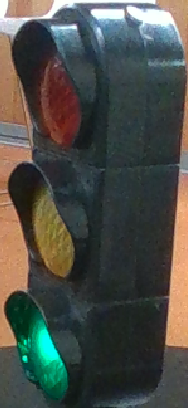
#> input picture lights/green_1.png, 188 x 408 px; its folder holds only this picture in this run
$ python color_ident.py
#> lines starting #> are read from the running program, lines starting #| are printed output that depends on the picture; after the words box and inside, x2 and y2 are one past the last pixel; in counts of white or black regions, pixels touching at a corner belong together; long printed decimals are rounded
#> further down, img is the input picture: shape (408, 188, 3); mean B, G, R 71.4, 77.7, 75.9
#> in lightColor_identify, `img_hsv = cv2.cvtColor(img,cv2.COLOR_BGR2HSV)`: img_hsv: shape (408, 188, 3); mean H, S, V 71.1, 76.2, 90.1
import cv2
import os
import numpy as np
import time
import sys
import glob

def getColor(img,img_hsv,color):


#> called with color = 'red'
    lower_red = np.array([170,80,80])
    upper_red = np.array([179,255,255])

    lower_green = np.array([40,80,80])
    upper_green = np.array([90,255,255])

    lower_yellow = np.array([25,80,80])
    upper_yellow = np.array([35,255,255])

    # Threshold the HSV image to get only rgb colors
    if color.__eq__("red"):
        mask = cv2.inRange(img_hsv, lower_red, upper_red) + cv2.inRange(img_hsv, np.array([0,80,80]), np.array([20,255,255]))
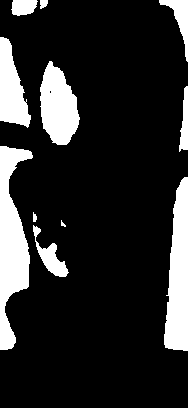
#> mask: shape (408, 188); 16.7% white; 11 white regions (1 under 20 px), largest, box (x1, y1, x2, y2) and area: (0, 146, 33, 350) 3723, (164, 177, 188, 351) 3023, (40, 61, 80, 145) 2294
    elif color.__eq__("green"):
        mask = cv2.inRange(img_hsv, lower_green, upper_green)
    elif color.__eq__("yellow"):
        mask = cv2.inRange(img_hsv, lower_yellow, upper_yellow)
    else:
        print("no such color, use red/green/yellow")
        return

    kernel = cv2.getStructuringElement(cv2.MORPH_ELLIPSE, (8,8))
    mask_1 = cv2.morphologyEx(mask, cv2.MORPH_OPEN, kernel)
#> mask_1: shape (408, 188); 16.1% white; 9 white regions

    # cv2.imshow("mask",mask_1)
    # cv2.waitKey(0)
    # Find contours of the colored areas
    contours, _ = cv2.findContours(mask, cv2.RETR_EXTERNAL, cv2.CHAIN_APPROX_SIMPLE)
#> contours = 11 contours, 2 with area under 20; largest, box (x1, y1, x2, y2) and area: (0, 146, 33, 350) 3492, (164, 177, 188, 351) 2836, (40, 61, 80, 145) 2200, (0, 37, 31, 128) 1604, (33, 225, 69, 277) 554
    # print(contours)
    largest = 100
    crop_contour = None
    for contour in contours:

        area = cv2.contourArea(contour)
        # print(area)
        if area > largest:
            largest = area
            # print(largest)
            crop_contour = contour
#> this loop made 11 passes
#> (area, largest) on passes 1, 4, 5: (554.5, 554.5), (2836, 2836), (3491.5, 3491.5)
#> area on passes 6 to 11: 305, 2200, 1604.5, 509, 43, 309
#> after the loop, crop_contour = contour of 123 points, box (x1, y1, x2, y2) (0, 146, 33, 350), area 3492; largest = 3491.5
    if largest > 100:
        height,width = cv2.split(crop_contour)
#> height = 123 values, max 32 at index 108, min 0 at index 0, mean 16.48; width = 123 values, max 349 at index 1, min 146 at index 0, mean 238
        crop_hmax = np.max(height)
#> crop_hmax = 32
        crop_hmin = np.min(height)
#> crop_hmin = 0
        crop_wmax = np.max(width)
#> crop_wmax = 349
        crop_wmin = np.min(width)
#> crop_wmin = 146


        # Bitwise-AND mask and original image
        res = cv2.bitwise_and(img_hsv,img_hsv, mask = mask_1)
#> res: shape (408, 188, 3); mean H, S, V 2.8, 20, 27.2
        crop_res = res[crop_wmin:crop_wmax,crop_hmin:crop_hmax]
#> crop_res: shape (203, 32, 3); mean H, S, V 7.1, 69.3, 106.3
        # crop_black = np.delete(crop_res,np.where(crop_res == [0,0,0]),axis=None)
        _,s,v = cv2.split(crop_res)

        # h = np.delete(h,np.where(v <= 20),None)
        # hue = np.mean(h)

        s = np.delete(s,np.where(v <= 80),None)
#> s = 6293 values, max 171 at index 2056, min 0 at index 242, mean 69.71
        v = np.delete(v,np.where(v <= 80),None)
#> v = 6293 values, max 211 at index 3445, min 0 at index 242, mean 106.6

        res = cv2.bitwise_and(img,img, mask = mask_1)
        crop_img = res[crop_wmin:crop_wmax,crop_hmin:crop_hmax]
        b,g,r = cv2.split(crop_img)
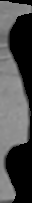
#> g: shape (203, 32); min 0, max 155, mean 76.2

        b = b.flatten()
#> b = 6496 values, max 128 at index 444, min 0 at index 0, mean 56.32
        g = g.flatten()
#> g = 6496 values, max 155 at index 2739, min 0 at index 0, mean 76.2
        r = r.flatten()
#> r = 6496 values, max 211 at index 3648, min 0 at index 0, mean 106.3

        if color=="red":
            r = np.delete(r,np.where(r <= 50),None)
#> r = 3771 values, max 211 at index 2244, min 51 at index 717, mean 183
            g = np.delete(g,np.where(r <= 50),None)
            b = np.delete(b,np.where(r <= 50),None)
        elif color=="green":
            r = np.delete(r,np.where(g <= 50),None)
            g = np.delete(g,np.where(g <= 50),None)
            b = np.delete(b,np.where(g <= 50),None)
        elif color=="yellow":
            r = np.delete(r,np.where(g <= 50) and np.where(r<=50),None)
            g = np.delete(g,np.where(g <= 50)and np.where(r<=50),None)
            b = np.delete(b,np.where(g <= 50)and np.where(r<=50),None)

        # print("ck1")
        b_mean = np.mean(b)
#> b_mean = 56.32
        g_mean = np.mean(g)
#> g_mean = 76.2
        r_mean = np.mean(r)
#> r_mean = 183

        sat_mean = np.mean(s)
#> sat_mean = 69.71
        val_mean = np.mean(v)
#> val_mean = 106.6


        # [13 lines of commented-out code are left out]
    else:
        b_mean = 0
        g_mean = 0
        r_mean = 0

        sat_mean = 0
        val_mean = 0
        # hue = 0


    return b_mean,g_mean,r_mean,sat_mean,val_mean,res
    # return hue, sat_mean,val_mean

def predict(strR,strG,strY):

    max = np.max([strR,strG*1.05,strY])
    print(max)
    if max == strR:
        return "red"
    elif max == strG*1.05:
        return "green"
    elif max == strY:
        return "green"
    else:
        return "undetermined"

def lightColor_identify(img):
    # t1 = time.time()
    img = cv2.GaussianBlur(img,(5,5),0)
    # img = img[int(w*0.2):int(w*0.8),int(h*0.2):int(h*0.8)]
    img_hsv = cv2.cvtColor(img,cv2.COLOR_BGR2HSV)

    b_red,g_red,r_red,sat_red,val_red,mask_r = getColor(img,img_hsv,"red")
#> b_red = 56.32; g_red = 76.2; r_red = 183; sat_red = 69.71; val_red = 106.6
    b_green,g_green,r_green,sat_green,val_green,mask_g = getColor(img,img_hsv,"green")
#> call 2 of getColor, with color = 'green'
#> in getColor (call 2), `mask = cv2.inRange(img_hsv, lower_green, upper_green)`: mask: shape (408, 188); 2.9% white; 3 white regions (1 under 20 px), largest, box (x1, y1, x2, y2) and area: (17, 309, 67, 393) 2210, (26, 370, 34, 379) 36
#> in getColor (call 2), `mask_1 = cv2.morphologyEx(mask, cv2.MORPH_OPEN, kernel)`: mask_1: shape (408, 188); 2.8% white; 1 white region
#> in getColor (call 2), `contours, _ = cv2.findContours(mask, cv2.RETR_EXTERNAL, cv2.CHAIN_APPR..`: contours = 3 contours, 1 with area under 20; largest, box (x1, y1, x2, y2) and area: (17, 309, 67, 393) 2098, (26, 370, 34, 379) 24
#> the loop in getColor (call 2), `for contour in contours: ` made 3 passes
#> (area, largest) on pass 2: (2098, 2098)
#> area on pass 1: 24
#> after the loop in getColor (call 2), `for contour in contours:`: crop_contour = contour of 131 points, box (x1, y1, x2, y2) (17, 309, 67, 393), area 2098; largest = 2098
#> in getColor (call 2), `height,width = cv2.split(crop_contour)`: height = 131 values, max 66 at index 85, min 17 at index 29, mean 41.05; width = 131 values, max 392 at index 81, min 309 at index 0, mean 350.2
#> in getColor (call 2), `crop_hmax = np.max(height)`: crop_hmax = 66
#> in getColor (call 2), `crop_hmin = np.min(height)`: crop_hmin = 17
#> in getColor (call 2), `crop_wmax = np.max(width)`: crop_wmax = 392
#> in getColor (call 2), `crop_wmin = np.min(width)`: crop_wmin = 309
#> in getColor (call 2), `res = cv2.bitwise_and(img_hsv,img_hsv, mask = mask_1)`: res: shape (408, 188, 3); mean H, S, V 2.3, 7.1, 4.3
#> in getColor (call 2), `crop_res = res[crop_wmin:crop_wmax,crop_hmin:crop_hmax]`: crop_res: shape (83, 49, 3); mean H, S, V 43.4, 131.3, 81.2
#> in getColor (call 2), `_,s,v = cv2.split(crop_res)`:
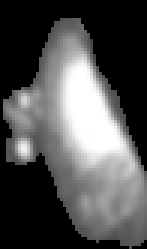
#> v: shape (83, 49) (shown 3 times larger); min 0, max 255, mean 81.2
#> in getColor (call 2), `s = np.delete(s,np.where(v <= 80),None)`: s = 3984 values, max 255 at index 231, min 0 at index 0, mean 134.1
#> in getColor (call 2), `v = np.delete(v,np.where(v <= 80),None)`: v = 3984 values, max 255 at index 1070, min 0 at index 0, mean 82.92
#> in getColor (call 2), `b,g,r = cv2.split(crop_img)`:
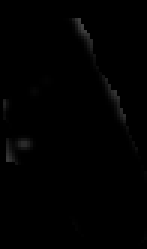
#> r: shape (83, 49) (shown 3 times larger); min 0, max 67, mean 1.1
#> in getColor (call 2), `b = b.flatten()`: b = 4067 values, max 249 at index 1498, min 0 at index 0, mean 62.76
#> in getColor (call 2), `g = g.flatten()`: g = 4067 values, max 255 at index 1153, min 0 at index 0, mean 81.23
#> in getColor (call 2), `r = r.flatten()`: r = 4067 values, max 67 at index 419, min 0 at index 0, mean 1.06
#> in getColor (call 2), `r = np.delete(r,np.where(g <= 50),None)`: r = 2139 values, max 67 at index 25, min 0 at index 0, mean 2.01
#> in getColor (call 2), `g = np.delete(g,np.where(g <= 50),None)`: g = 2139 values, max 255 at index 266, min 66 at index 175, mean 154.4
#> in getColor (call 2), `b_mean = np.mean(b)`: b_mean = 62.76
#> in getColor (call 2), `g_mean = np.mean(g)`: g_mean = 154.4
#> in getColor (call 2), `r_mean = np.mean(r)`: r_mean = 2.01
#> in getColor (call 2), `sat_mean = np.mean(s)`: sat_mean = 134.1
#> in getColor (call 2), `val_mean = np.mean(v)`: val_mean = 82.92
#> b_green = 62.76; g_green = 154.4; r_green = 2.01; sat_green = 134.1; val_green = 82.92
    b_yellow,g_yellow,r_yellow,sat_yellow,val_yellow,mask_y = getColor(img,img_hsv,"yellow")
#> call 3 of getColor, with color = 'yellow'
#> in getColor (call 3), `mask = cv2.inRange(img_hsv, lower_yellow, upper_yellow)`: mask: shape (408, 188); 0.54% white; 3 white regions (2 under 20 px), largest, box (x1, y1, x2, y2) and area: (35, 191, 58, 238) 415
#> in getColor (call 3), `mask_1 = cv2.morphologyEx(mask, cv2.MORPH_OPEN, kernel)`:
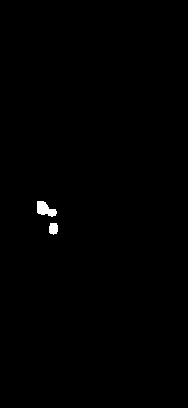
#> mask_1: shape (408, 188); 0.38% white; 2 white regions
#> in getColor (call 3), `contours, _ = cv2.findContours(mask, cv2.RETR_EXTERNAL, cv2.CHAIN_APPR..`: contours = 3 contours, 2 with area under 20; largest, box (x1, y1, x2, y2) and area: (35, 191, 58, 238) 348
#> the loop in getColor (call 3), `for contour in contours: ` made 3 passes
#> (area, largest) on pass 3: (348.5, 348.5)
#> after the loop in getColor (call 3), `for contour in contours:`: crop_contour = contour of 76 points, box (x1, y1, x2, y2) (35, 191, 58, 238), area 348; largest = 348.5
#> in getColor (call 3), `height,width = cv2.split(crop_contour)`: height = 76 values, max 57 at index 40, min 35 at index 14, mean 47.21; width = 76 values, max 237 at index 37, min 191 at index 0, mean 211.7
#> in getColor (call 3), `crop_hmax = np.max(height)`: crop_hmax = 57
#> in getColor (call 3), `crop_hmin = np.min(height)`: crop_hmin = 35
#> in getColor (call 3), `crop_wmax = np.max(width)`: crop_wmax = 237
#> in getColor (call 3), `crop_wmin = np.min(width)`: crop_wmin = 191
#> in getColor (call 3), `res = cv2.bitwise_and(img_hsv,img_hsv, mask = mask_1)`: res: shape (408, 188, 3); mean H, S, V 0.1, 0.5, 0.5
#> in getColor (call 3), `crop_res = res[crop_wmin:crop_wmax,crop_hmin:crop_hmax]`: crop_res: shape (46, 22, 3); mean H, S, V 7.2, 35.4, 35.1
#> in getColor (call 3), `s = np.delete(s,np.where(v <= 80),None)`: s = 966 values, max 163 at index 741, min 0 at index 0, mean 37.07
#> in getColor (call 3), `v = np.delete(v,np.where(v <= 80),None)`: v = 966 values, max 142 at index 497, min 0 at index 0, mean 36.76
#> in getColor (call 3), `b,g,r = cv2.split(crop_img)`:
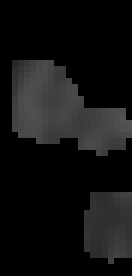
#> b: shape (46, 22) (shown 6 times larger); min 0, max 84, mean 17.7
#> in getColor (call 3), `b = b.flatten()`: b = 1012 values, max 84 at index 461, min 0 at index 0, mean 17.74
#> in getColor (call 3), `g = g.flatten()`: g = 1012 values, max 132 at index 943, min 0 at index 0, mean 32.59
#> in getColor (call 3), `r = r.flatten()`: r = 1012 values, max 142 at index 543, min 0 at index 0, mean 35.09
#> in getColor (call 3), `r = np.delete(r,np.where(g <= 50) and np.where(r<=50),None)`: r = 285 values, max 142 at index 192, min 84 at index 0, mean 124.6
#> in getColor (call 3), `b_mean = np.mean(b)`: b_mean = 17.74
#> in getColor (call 3), `g_mean = np.mean(g)`: g_mean = 32.59
#> in getColor (call 3), `r_mean = np.mean(r)`: r_mean = 124.6
#> in getColor (call 3), `sat_mean = np.mean(s)`: sat_mean = 37.07
#> in getColor (call 3), `val_mean = np.mean(v)`: val_mean = 36.76
#> b_yellow = 17.74; g_yellow = 32.59; r_yellow = 124.6; sat_yellow = 37.07; val_yellow = 36.76
    # hue_red,sat_red,val_red = getColor(img,img_hsv,"red")
    # hue_green,sat_green,val_green = getColor(img,img_hsv,"green")
    # hue_yellow,sat_yellow,val_yellow = getColor(img,img_hsv,"yellow")

    red = 0
    green = 0
    yellow = 0
    if sat_red>0:
        red = (r_red)*val_red/sat_red
#> red = 279.8
    if sat_green>0:
        green = (g_green+b_green)*val_green/sat_green
#> green = 134.3
    if sat_yellow>0:
        yellow = (r_yellow+g_yellow)/2*val_yellow/sat_yellow
#> yellow = 77.93

    print(red,green,yellow)
#| 279.813 134.324 77.926
    light_color = predict(red,green,yellow)
#> in predict, `max = np.max([strR,strG*1.05,strY])`: max = 279.8
#| 279.813
#> light_color = 'red'
    cv2.imshow("mask",mask_y+mask_g+mask_r)
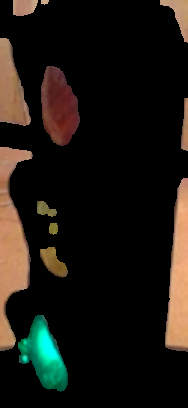
#> window 'mask': shape (408, 188, 3); mean B, G, R 17.8, 23.8, 27.7
    cv2.waitKey(0)

    # print("the color of the light is " + light_color)

    return light_color

if __name__ == "__main__":
    # t1 = time.time()
    match = 0
    red = 0
    green = 0
    list_imgs = glob.glob("lights/*.png")
    for imgpath in list_imgs:

        print(imgpath)
        img = cv2.imread(imgpath)
        # cv2.imshow("img",img)
    # img = cv2.resize(img,(128,64))
        light_color = lightColor_identify(img)
#> light_color = 'red'
        # color.append(light_color)
        # strength.append(sv)
        result = imgpath.split("/")[1].split("_")[0]

        if light_color=="red":
                red +=1
        if light_color=="green":
            green +=1
        if result == light_color:
            print("matched")
            match += 1
        else:
            print("not matched")
        # cv2.waitKey(0)
    print("accuracy:", match/len(list_imgs))
    # print(red,green)


    # print("time:", time.time()-t1)

$ run again, on lights/red_31.png
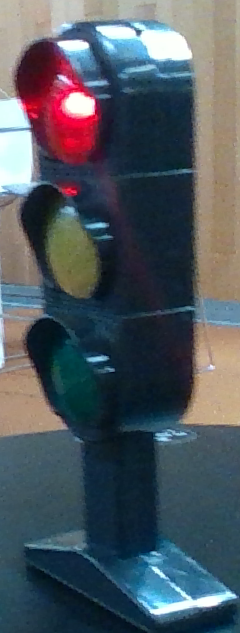
#> input picture lights/red_31.png, 240 x 633 px
#> img is the input picture: shape (633, 240, 3); mean B, G, R 95.4, 87.7, 78.7
#> img_hsv: shape (633, 240, 3); mean H, S, V 86.7, 118.9, 107.2
#> mask_1: shape (633, 240); 4.3% white; 8 white regions
#> contours = 24 contours, 11 with area under 20; largest, box (x1, y1, x2, y2) and area: (16, 56, 101, 163) 4448, (207, 206, 236, 269) 910, (197, 331, 240, 359) 682, (201, 269, 240, 297) 404, (0, 371, 34, 395) 281
#> the loop in getColor, `for contour in contours: ` made 24 passes
#> (area, largest) on passes 7, 9, 10, 12, 16, 24: (103.5, 103.5), (137.5, 137.5), (281, 281), (682, 682), (910.5, 910.5), (4447.5, 4447.5)
#> after the loop in getColor, `for contour in contours:`: crop_contour = contour of 177 points, box (x1, y1, x2, y2) (16, 56, 101, 163), area 4448; largest = 4447.5
#> height = 177 values, max 100 at index 109, min 16 at index 23, mean 61.36; width = 177 values, max 162 at index 79, min 56 at index 0, mean 110.1
#> crop_hmax = 100
#> crop_hmin = 16
#> crop_wmax = 162
#> crop_wmin = 56
#> crop_res: shape (106, 84, 3); mean H, S, V 82.2, 102, 81.7
#> in getColor, `s = np.delete(s,np.where(v <= 80),None)`: s = 8798 values, max 255 at index 5827, min 0 at index 0, mean 103.2
#> in getColor, `v = np.delete(v,np.where(v <= 80),None)`: v = 8798 values, max 254 at index 3059, min 0 at index 0, mean 82.69
#> in getColor, `b = b.flatten()`: b = 8904 values, max 214 at index 3168, min 0 at index 0, mean 27.26
#> in getColor, `g = g.flatten()`: g = 8904 values, max 209 at index 3169, min 0 at index 0, mean 12.3
#> in getColor, `r = r.flatten()`: r = 8904 values, max 254 at index 3165, min 0 at index 0, mean 81.71
#> in getColor, `r = np.delete(r,np.where(r <= 50),None)`: r = 4230 values, max 254 at index 928, min 67 at index 2726, mean 172
#> b_mean = 27.26
#> g_mean = 12.3
#> r_mean = 172
#> sat_mean = 103.2
#> val_mean = 82.69
#> b_red = 27.26; g_red = 12.3; r_red = 172; sat_red = 103.2; val_red = 82.69
#> in getColor (call 2), `mask = cv2.inRange(img_hsv, lower_green, upper_green)`:
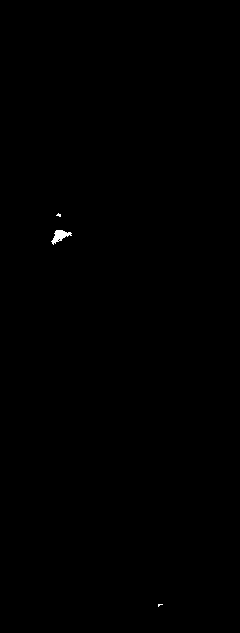
#> mask: shape (633, 240); 0.11% white; 3 white regions (2 under 20 px), largest, box (x1, y1, x2, y2) and area: (51, 230, 72, 245) 149
#> mask_1: shape (633, 240); 0.05% white; 1 white region
#> contours = 3 contours, 2 with area under 20; largest, box (x1, y1, x2, y2) and area: (51, 230, 72, 245) 124
#> the loop in getColor (call 2), `for contour in contours: ` made 3 passes
#> (area, largest) on pass 2: (124, 124)
#> after the loop in getColor (call 2), `for contour in contours:`: crop_contour = contour of 40 points, box (x1, y1, x2, y2) (51, 230, 72, 245), area 124; largest = 124
#> height = 40 values, max 71 at index 29, min 51 at index 10, mean 60; width = 40 values, max 244 at index 13, min 230 at index 0, mean 236.4
#> crop_hmax = 71
#> crop_hmin = 51
#> crop_wmax = 244
#> crop_wmin = 230
#> in getColor (call 2), `s = np.delete(s,np.where(v <= 80),None)`: s = 260 values, max 104 at index 151, min 0 at index 0, mean 27.2
#> in getColor (call 2), `v = np.delete(v,np.where(v <= 80),None)`: v = 260 values, max 126 at index 54, min 0 at index 0, mean 34.11
#> in getColor (call 2), `b = b.flatten()`: b = 280 values, max 84 at index 33, min 0 at index 0, mean 19.81
#> in getColor (call 2), `g = g.flatten()`: g = 280 values, max 126 at index 74, min 0 at index 0, mean 31.68
#> in getColor (call 2), `r = r.flatten()`: r = 280 values, max 111 at index 74, min 0 at index 0, mean 27.16
#> in getColor (call 2), `r = np.delete(r,np.where(g <= 50),None)`: r = 74 values, max 111 at index 27, min 95 at index 10, mean 102.8
#> in getColor (call 2), `g = np.delete(g,np.where(g <= 50),None)`: g = 74 values, max 126 at index 27, min 113 at index 0, mean 119.9
#> b_mean = 19.81
#> g_mean = 119.9
#> r_mean = 102.8
#> sat_mean = 27.2
#> val_mean = 34.11
#> b_green = 19.81; g_green = 119.9; r_green = 102.8; sat_green = 27.2; val_green = 34.11
#> mask_1: shape (633, 240); 0.98% white; 1 white region
#> contours = 3 contours, 2 with area under 20; largest, box (x1, y1, x2, y2) and area: (51, 239, 96, 291) 1485
#> crop_res: shape (51, 44, 3); mean H, S, V 20.8, 67.1, 72.5
#> crop_img: shape (51, 44, 3)
#> b_yellow = 43.57; g_yellow = 71.78; r_yellow = 106.6; sat_yellow = 68.66; val_yellow = 74.23
#> red = 137.8
#> green = 175.2
#> yellow = 96.4
#| 137.759 175.171 96.404
#> max = 183.9
#| 183.929
#> in lightColor_identify, `light_color = predict(red,green,yellow)`: light_color = 'green'
#> in lightColor_identify, `cv2.imshow("mask",mask_y+mask_g+mask_r)`:
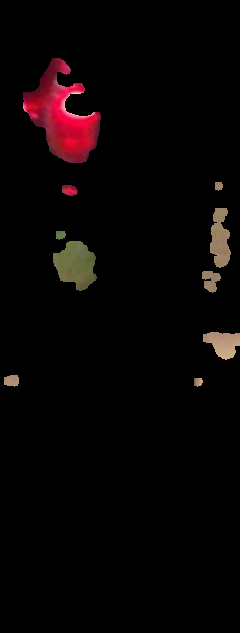
#> window 'mask': shape (633, 240, 3); mean B, G, R 3.9, 3.8, 8.4
